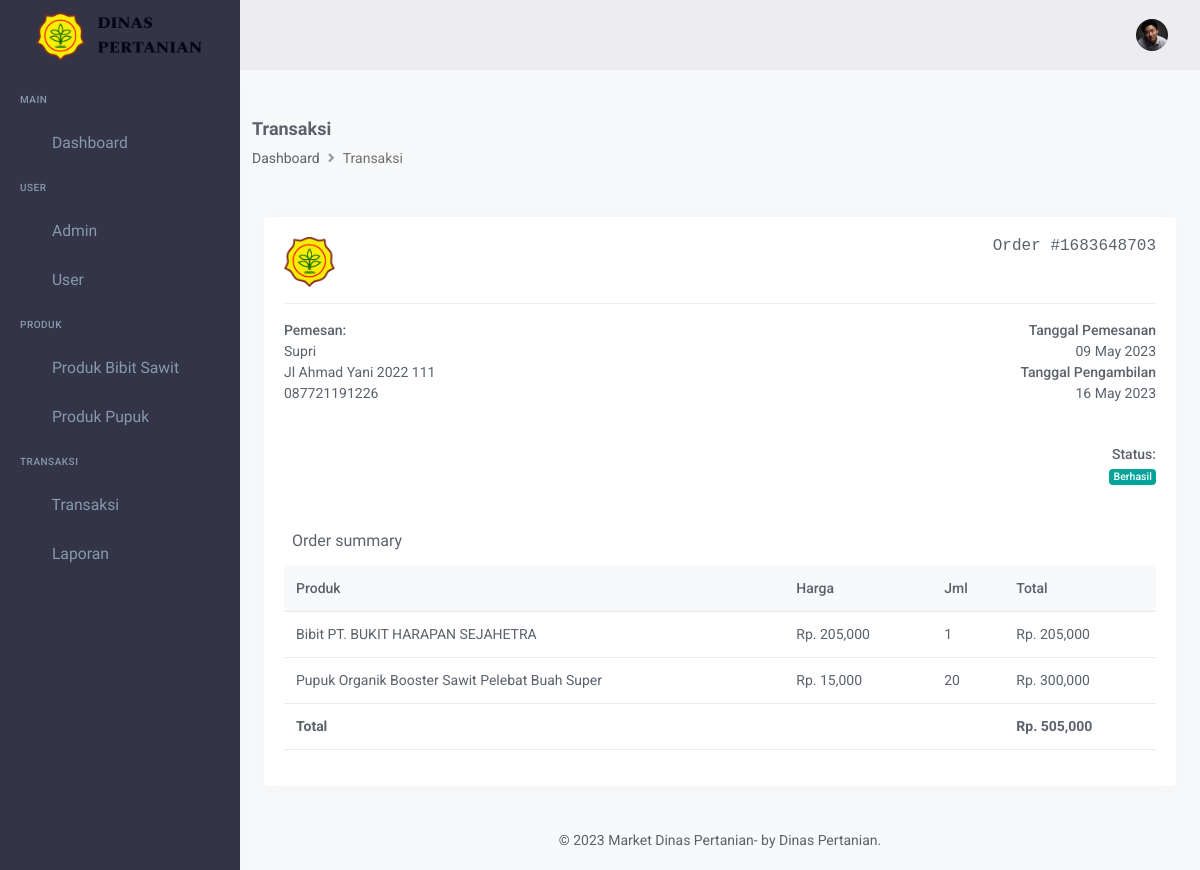
The app's page /admin/transaksi/show/7 with its own data.
### tables this page shows
CREATE TABLE `transaksi` (
  `id` int(11) NOT NULL,
  `kode_pesanan` bigint(25) NOT NULL,
  `id_user` int(11) NOT NULL,
  `tgl_pengambilan` date NOT NULL,
  `status` enum('1','2','3') NOT NULL COMMENT '1 - menunggu pengambilan, 2 success, 3 gagal',
  `total` int(11) NOT NULL,
  `created_at` timestamp NOT NULL DEFAULT CURRENT_TIMESTAMP,
  `updated_at` timestamp NOT NULL DEFAULT CURRENT_TIMESTAMP ON UPDATE CURRENT_TIMESTAMP
);

CREATE TABLE `user` (
  `id` int(11) NOT NULL,
  `nama` varchar(50) NOT NULL,
  `username` varchar(50) NOT NULL,
  `password` varchar(100) NOT NULL,
  `level` enum('a','u') NOT NULL COMMENT 'a-admin, u-user',
  `jenis_kelamin` enum('l','p') DEFAULT NULL,
  `no_hp` varchar(15) DEFAULT NULL,
  `alamat` text,
  `created_at` timestamp NOT NULL DEFAULT CURRENT_TIMESTAMP,
  `updated_at` timestamp NOT NULL DEFAULT CURRENT_TIMESTAMP ON UPDATE CURRENT_TIMESTAMP
);

CREATE TABLE `pesanan` (
  `id` int(11) NOT NULL,
  `id_transaksi` int(11) NOT NULL,
  `id_produk` int(11) NOT NULL,
  `type` enum('bibit','pupuk') NOT NULL,
  `qty` int(11) NOT NULL,
  `harga` int(11) NOT NULL,
  `created_at` timestamp NOT NULL DEFAULT CURRENT_TIMESTAMP,
  `updated_at` timestamp NOT NULL DEFAULT CURRENT_TIMESTAMP ON UPDATE CURRENT_TIMESTAMP
);

CREATE TABLE `pupuk` (
  `id` int(11) NOT NULL,
  `nama` varchar(50) NOT NULL,
  `gambar` varchar(100) NOT NULL,
  `jumlah` int(11) NOT NULL,
  `satuan` varchar(50) NOT NULL,
  `harga` int(11) NOT NULL,
  `deskripsi` text NOT NULL,
  `created_at` timestamp NOT NULL DEFAULT CURRENT_TIMESTAMP,
  `update_at` timestamp NOT NULL DEFAULT CURRENT_TIMESTAMP ON UPDATE CURRENT_TIMESTAMP
);

### application/controllers/admin/Transaksi.php (called while the page is built, shortened)
<?php
class Transaksi extends CI_Controller {
    function __construct() {
        $this->load->model("M_admin");
    }
    public function show($id) {
        $data['transaksi'] = $this->M_admin->select_where('transaksi', array('id' => $id))->row_array();
        $data['pemesan'] = $this->M_admin->select_where('user', array('id' => $data['transaksi']['id_user']))->row_array();
        $keranjang_db = $this->M_admin->select_where('pesanan', array('id_transaksi' => $id))->result_array();
        $pesanan_save = [];
        foreach ($keranjang_db as $key => $value) {
            if($value['type'] == 'bibit') {
                $produk_db = $this->M_admin->select_where('bibit', array('id' => $value['id_produk']))->row_array();
                $produk = array(
                    'id' => $produk_db['id'],
                    'nama' => 'Bibit '.$produk_db['produsen'],
                    'harga' => $produk_db['harga']
                );
            } else {
                $produk_db = $this->M_admin->select_where('pupuk', array('id' => $value['id_produk']))->row_array();
                $produk = array(
                    'id' => $produk_db['id'],
                    'nama' => $produk_db['nama'],
                    'harga' => $produk_db['harga']
                );
            }
            $pesanan_save[] = array(
                'id' => $value['id'],
                'produk' => $produk,
                'qty' => $value['qty'],
                'harga' => $value['harga'],
            );
        }
        $data['pesanan'] = $pesanan_save;
        $this->load->view('admin/layout/header');
		$this->load->view('admin/transaksi_detail', $data);
        $this->load->view('admin/layout/footer');
    }
}

### index.php (called while the page is built, shortened)
<?php
require_once BASEPATH.'core/CodeIgniter.php';

### application/models/M_admin.php (called while the page is built, shortened)
<?php
class M_admin extends CI_Model
{
    function select_where($table, $where)
    {
        return $this->db->get_where($table, $where);
    }
}

### application/views/admin/transaksi_detail.php (the view, shortened to what this page needs)
<div class="page-content">
    <div class="container-fluid">
        <div class="page-title-box">
            <div class="row align-items-center">
                <div class="page-title-box">
                    <div class="row align-items-center">
                        <div class="col-md-8">
                            <h6 class="page-title">Transaksi</h6>
                            <ol class="breadcrumb m-0">
                                <li class="breadcrumb-item"><a href="<?php echo base_url(); ?>admin/dashboard">Dashboard</a></li>
                                <li class="breadcrumb-item active" aria-current="page">Transaksi</li>
                            </ol>
                        </div>
                    </div>
                </div>
            </div>
        </div>
        <div class="row">
            <div class="col-12">
                <div class="card">
                    <div class="card-body">
                        <div class="row">
                            <div class="col-12">
                                <div class="invoice-title">
                                    <h4 class="float-end font-size-16" style="font-family: Consolas, monaco, monospace;"><strong>Order #<?php echo $transaksi['kode_pesanan']; ?></strong></h4>
                                    <h3>
                                        <img src="<?php echo base_url(); ?>assets/images/logo_dinas_pertanian.png" alt="logo" height="50"/>
                                    </h3>
                                </div>
                                <hr>
                                <div class="row">
                                    <div class="col-6">
                                        <address>
                                            <strong>Pemesan:</strong><br>
                                            <?php echo $pemesan['nama']; ?><br>
                                            <?php echo $pemesan['alamat']; ?><br>
                                            <?php echo $pemesan['no_hp']; ?><br>
                                        </address>
                                    </div>
                                    <div class="col-6 text-end">
                                        <address>
                                            <b>Tanggal Pemesanan</b><br>
                                            <?php echo date('d F Y', strtotime($transaksi['created_at'])); ?><br>
                                            <b>Tanggal Pengambilan</b><br>
                                            <?php echo date('d F Y', strtotime($transaksi['tgl_pengambilan'])); ?><br>
                                        </address>
                                    </div>
                                </div>
                                <div class="row">
                                    <div class="col-6 mt-4">
                                    </div>
                                    <div class="col-6 mt-4 text-end">
                                        <address>
                                            <strong>Status:</strong><br>
                                            <?php
                                            switch ($transaksi['status']) {
                                                case '2':
                                                    echo '<span class="badge bg-success">Berhasil</span>';
                                                    break;
                                            }
                                            ?>
                                            <br><br>
                                        </address>
                                    </div>
                                </div>
                            </div>
                        </div>
                        <div class="row">
                            <div class="col-12">
                                <div>
                                    <div class="p-2">
                                        <h3 class="font-size-16"><strong>Order summary</strong></h3>
                                    </div>
                                    <div class="">
                                        <div class="table-responsive">
                                            <table class="table">
                                                <thead>
                                                    <tr>
                                                        <th class="table-active">Produk</th>
                                                        <th class="table-active">Harga</th>
                                                        <th class="table-active">Jml</th>
                                                        <th class="table-active">Total</th>
                                                    </tr>
                                                </thead>
                                                <tbody>
                                                    <?php
                                                    foreach ($pesanan as $key => $value) {
                                                    ?>
                                                    <tr>
                                                        <td class="namaPerItem"><?php echo $value['produk']['nama']; ?></td>
                                                        <td class="hargaPerItem">Rp. <?php echo number_format($value['harga']); ?></td>
                                                        <td><?php echo $value['qty']; ?></td>
                                                        <td class="totalPerItem"><?php echo 'Rp. '.number_format($value['harga']*$value['qty']); ?></td>
                                                    </tr>
                                                    <?php
                                                    }
                                                    ?>
                                                </tbody>
                                                <tfoot class="fw-bold">
                                                    <tr>
                                                        <td colspan="3">Total</td>
                                                        <td><?php echo 'Rp. '.number_format($transaksi['total']); ?></td>
                                                    </tr>
                                                </tfoot>
                                            </table>
                                        </div>
                                    </div>
                                </div>
                            </div>
                        </div>
                    </div>
                </div>
            </div>
        </div>
    </div>
</div>

### records on screen
transaksi: kode_pesanan "1683648703", created_at "09 May 2023", tgl_pengambilan "16 May 2023", total "505,000"
user: nama "Supri", alamat "Jl Ahmad Yani 2022 111", no_hp "087721191226"
pesanan: nama "Bibit PT. BUKIT HARAPAN SEJAHETRA", harga "205,000", qty "1", $value['harga']*$value['qty'] "205,000"
pesanan: harga "15,000", qty "20", $value['harga']*$value['qty'] "300,000"
pupuk: nama "Pupuk Organik Booster Sawit Pelebat Buah Super"
